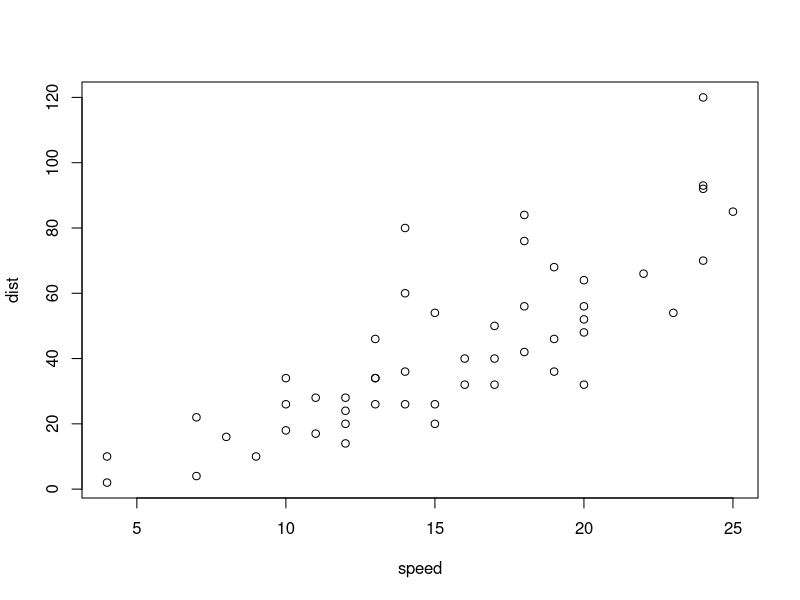
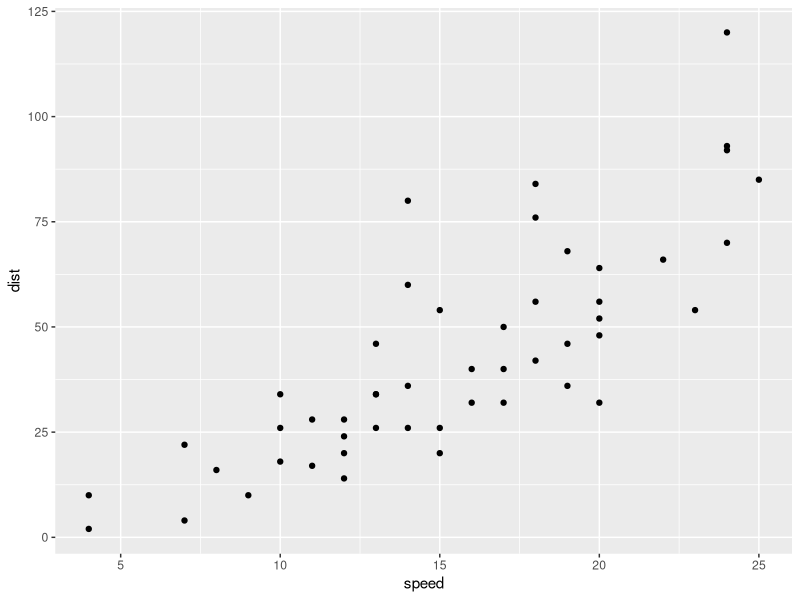
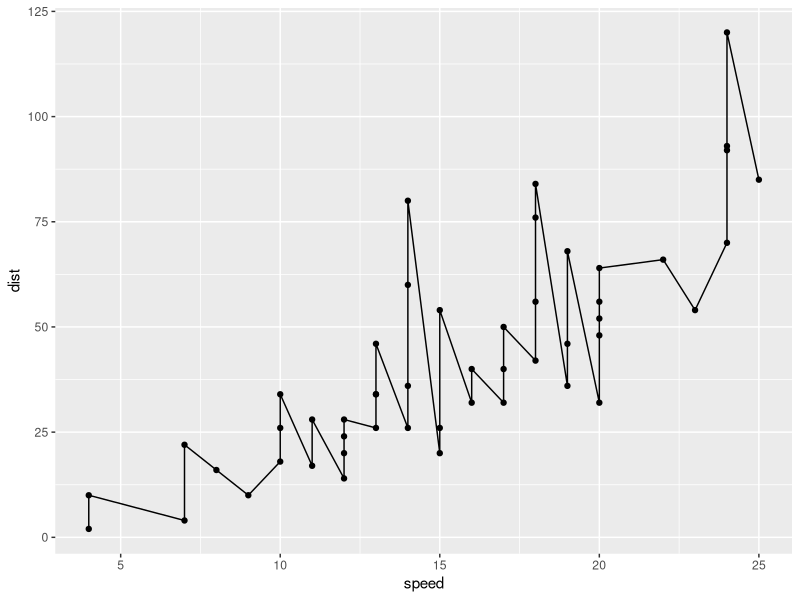
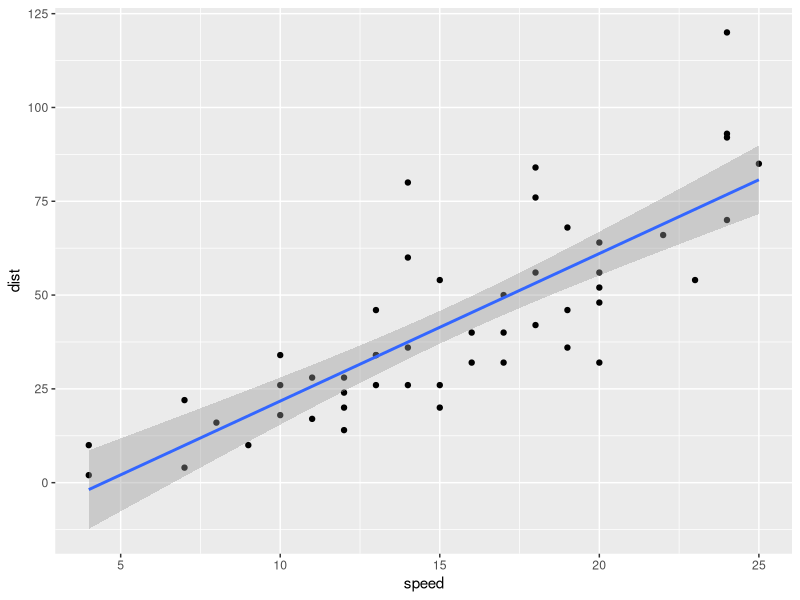

These figures' R source, in order:
# Data visualization

#install.packages("ggplot2")

library(ggplot2)

#View(cars)

#A quick base R plot
plot(cars)

#Our first ggplot
ggplot(data = cars)+
  aes(x = speed, y = dist)+
  geom_point()

# Assign the ggplot object to variable 'p'
p <- ggplot(data = cars) + 
  aes(x = speed, y = dist) + 
  geom_point()

#Add a line geom with geom_line()
p + geom_line()

p + geom_smooth(method = "lm")

